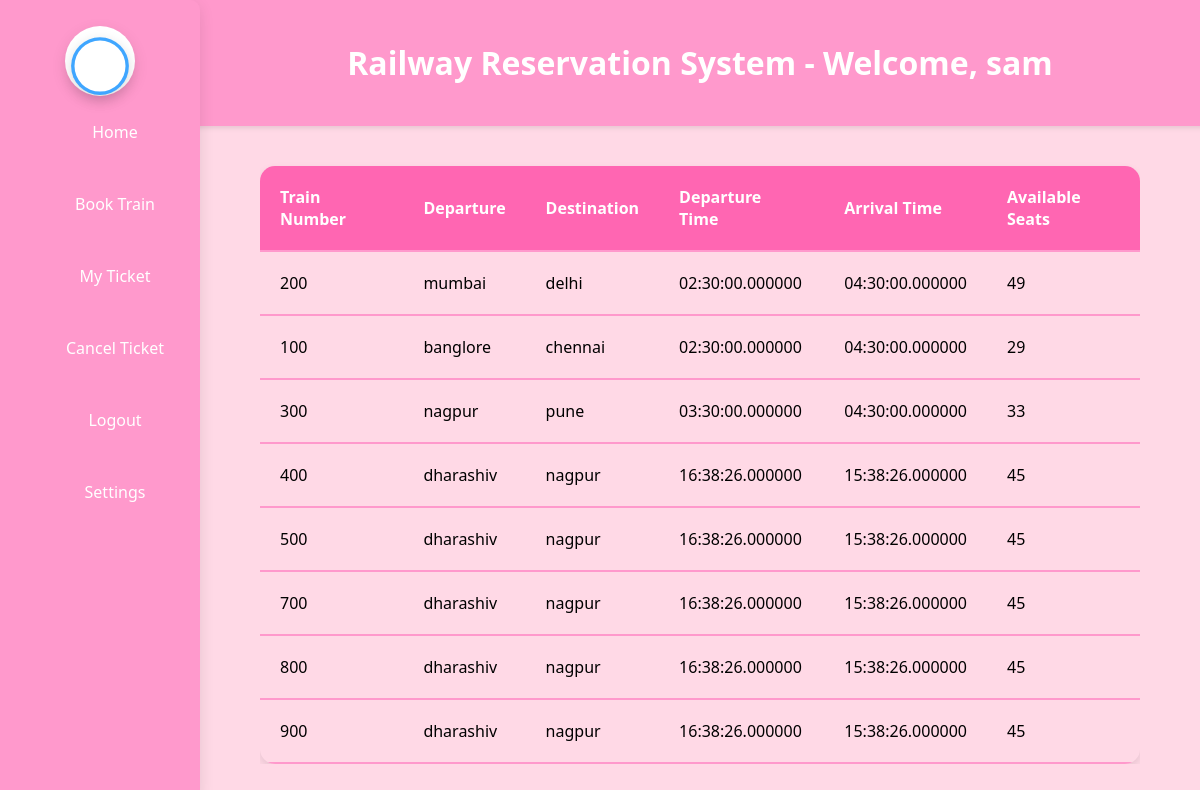
Screenshot of /table.php (signed in) with the database file from the repository.
### tables this page shows
CREATE TABLE `train` (
  `Train Number` int(20) NOT NULL,
  `Departure` varchar(20) NOT NULL,
  `Destination` varchar(20) NOT NULL,
  `Departure Time` time(6) NOT NULL,
  `Arrival Time` time(6) NOT NULL,
  `Available Seats` int(20) NOT NULL,
  `Action` varchar(20) NOT NULL
);

### table.php (the view, shortened to what this page needs)
<!DOCTYPE html>
<html lang="en">
<body>
<?php include ('navheader.php'); ?>
    <div class="table-container">
        <table>
            <thead>
                <tr>
                    <th>Train Number</th>
                    <th>Departure</th>
                    <th>Destination</th>
                    <th>Departure Time</th>
                    <th>Arrival Time</th>
                    <th>Available Seats</th>
                </tr>
            </thead>
            <tbody>
                <?php
                $host = 'localhost';
                $db_username = 'root';
                $db_password = '';
                $database = 'traindetails';
                $conn = new mysqli($host, $db_username, $db_password, $database);
                $sql = "SELECT * FROM train";
                $result = $conn->query($sql);
                if ($result->num_rows > 0) {
                    while ($row = $result->fetch_assoc()) {
                        echo "<tr>";
                        echo "<td>" . $row['Train Number'] . "</td>";
                        echo "<td>" . $row['Departure'] . "</td>";
                        echo "<td>" . $row['Destination'] . "</td>";
                        echo "<td>" . $row['Departure Time'] . "</td>";
                        echo "<td>" . $row['Arrival Time'] . "</td>";
                        echo "<td>" . $row['Available Seats'] . "</td>";
                        echo "</tr>";
                    }
                } else {
                    echo "<tr><td colspan='7'>No train details found.</td></tr>";
                }
                ?>
            </tbody>
        </table>
    </div>
</body>
</html>

### navheader.php (style rules this page uses)
body { font-family: 'Segoe UI', Tahoma, Geneva, Verdana, sans-serif; margin: 0; padding: 0; display: flex; flex-direction: column; align-items: center; justify-content: flex-start; min-height: 100vh; background-color: #ffd9e6; }
.table-container { margin-top: 20px; width: calc(90% - 200px); overflow-x: auto; margin-left: 200px; }
table { width: 100%; border-collapse: collapse; margin-top: 20px; border-radius: 15px; overflow: hidden; box-shadow: 0 4px 8px rgba(0, 0, 0, 0.1); }
th, td { padding: 20px; text-align: left; border-bottom: 2px solid #ff99cc; }
th { background-color: #ff66b2; color: #ffffff; }

### rows the page displays
train: Train Number "200", Departure "mumbai", Destination "delhi", Departure Time "02:30:00.000000", Arrival Time "04:30:00.000000", Available Seats "49"
train: Train Number "100", Departure "banglore", Destination "chennai", Departure Time "02:30:00.000000", Arrival Time "04:30:00.000000", Available Seats "29"
train: Train Number "300", Departure "nagpur", Destination "pune", Departure Time "03:30:00.000000", Arrival Time "04:30:00.000000", Available Seats "33"
train: Train Number "400", Departure "dharashiv", Destination "nagpur", Departure Time "16:38:26.000000", Arrival Time "15:38:26.000000", Available Seats "45"
train: Train Number "500", Departure "dharashiv", Destination "nagpur", Departure Time "16:38:26.000000", Arrival Time "15:38:26.000000", Available Seats "45"
train: Train Number "700", Departure "dharashiv", Destination "nagpur", Departure Time "16:38:26.000000", Arrival Time "15:38:26.000000", Available Seats "45"
train: Train Number "800", Departure "dharashiv", Destination "nagpur", Departure Time "16:38:26.000000", Arrival Time "15:38:26.000000", Available Seats "45"
train: Train Number "900", Departure "dharashiv", Destination "nagpur", Departure Time "16:38:26.000000", Arrival Time "15:38:26.000000", Available Seats "45"

### other values shown
$username "sam"
